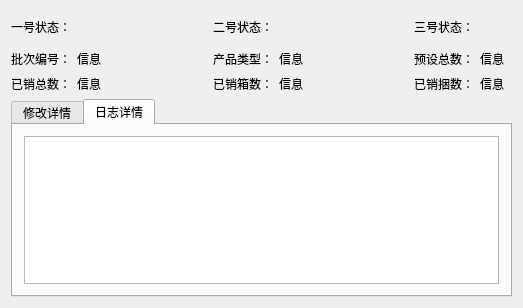
<?xml version="1.0" encoding="UTF-8"?>
<ui version="4.0">
 <class>ClientDetial</class>
 <widget class="QFrame" name="ClientDetial">
  <property name="geometry">
   <rect>
    <x>0</x>
    <y>0</y>
    <width>523</width>
    <height>308</height>
   </rect>
  </property>
  <property name="windowTitle">
   <string>ClientDetial</string>
  </property>
  <property name="styleSheet">
   <string notr="true"/>
  </property>
  <layout class="QVBoxLayout" name="verticalLayout_2">
   <item>
    <layout class="QGridLayout" name="gridLayout">
     <item row="2" column="7">
      <widget class="QLabel" name="label_destroyBag">
       <property name="text">
        <string>信息</string>
       </property>
      </widget>
     </item>
     <item row="0" column="1">
      <widget class="QLabel" name="label_machine1Status">
       <property name="minimumSize">
        <size>
         <width>32</width>
         <height>32</height>
        </size>
       </property>
       <property name="maximumSize">
        <size>
         <width>32</width>
         <height>32</height>
        </size>
       </property>
       <property name="text">
        <string/>
       </property>
      </widget>
     </item>
     <item row="2" column="3">
      <widget class="QLabel" name="label_title_managerName">
       <property name="text">
        <string>已销箱数：</string>
       </property>
      </widget>
     </item>
     <item row="1" column="1">
      <widget class="QLabel" name="label_patchCode">
       <property name="text">
        <string>信息</string>
       </property>
      </widget>
     </item>
     <item row="2" column="0">
      <widget class="QLabel" name="label_title_totalRetrieve">
       <property name="text">
        <string>已销总数：</string>
       </property>
      </widget>
     </item>
     <item row="1" column="7">
      <widget class="QLabel" name="label_preSetAmount">
       <property name="text">
        <string>信息</string>
       </property>
      </widget>
     </item>
     <item row="2" column="6">
      <widget class="QLabel" name="label_title_exceptionCount">
       <property name="text">
        <string>已销捆数：</string>
       </property>
      </widget>
     </item>
     <item row="0" column="4">
      <widget class="QLabel" name="label_machine2Status">
       <property name="minimumSize">
        <size>
         <width>32</width>
         <height>32</height>
        </size>
       </property>
       <property name="maximumSize">
        <size>
         <width>32</width>
         <height>32</height>
        </size>
       </property>
       <property name="text">
        <string/>
       </property>
      </widget>
     </item>
     <item row="0" column="6">
      <widget class="QLabel" name="label_title_totalRecive_2">
       <property name="text">
        <string>三号状态：</string>
       </property>
      </widget>
     </item>
     <item row="0" column="3">
      <widget class="QLabel" name="label_operatorName_2">
       <property name="text">
        <string>二号状态：</string>
       </property>
      </widget>
     </item>
     <item row="1" column="6">
      <widget class="QLabel" name="label_title_totalRecive">
       <property name="text">
        <string>预设总数：</string>
       </property>
      </widget>
     </item>
     <item row="0" column="0">
      <widget class="QLabel" name="label_machineName_2">
       <property name="text">
        <string>一号状态：</string>
       </property>
      </widget>
     </item>
     <item row="2" column="4">
      <widget class="QLabel" name="label_destroyBox">
       <property name="text">
        <string>信息</string>
       </property>
      </widget>
     </item>
     <item row="0" column="7">
      <widget class="QLabel" name="label_machine3Status">
       <property name="minimumSize">
        <size>
         <width>32</width>
         <height>32</height>
        </size>
       </property>
       <property name="maximumSize">
        <size>
         <width>32</width>
         <height>32</height>
        </size>
       </property>
       <property name="text">
        <string/>
       </property>
      </widget>
     </item>
     <item row="1" column="4">
      <widget class="QLabel" name="label_productType">
       <property name="text">
        <string>信息</string>
       </property>
      </widget>
     </item>
     <item row="1" column="0">
      <widget class="QLabel" name="label_machineName">
       <property name="text">
        <string>批次编号：</string>
       </property>
      </widget>
     </item>
     <item row="1" column="3">
      <widget class="QLabel" name="label_operatorName">
       <property name="text">
        <string>产品类型：</string>
       </property>
      </widget>
     </item>
     <item row="2" column="1">
      <widget class="QLabel" name="label_destroyNum">
       <property name="text">
        <string>信息</string>
       </property>
      </widget>
     </item>
     <item row="0" column="2">
      <spacer name="horizontalSpacer">
       <property name="orientation">
        <enum>Qt::Horizontal</enum>
       </property>
       <property name="sizeHint" stdset="0">
        <size>
         <width>40</width>
         <height>20</height>
        </size>
       </property>
      </spacer>
     </item>
     <item row="1" column="5">
      <spacer name="horizontalSpacer_2">
       <property name="orientation">
        <enum>Qt::Horizontal</enum>
       </property>
       <property name="sizeHint" stdset="0">
        <size>
         <width>40</width>
         <height>20</height>
        </size>
       </property>
      </spacer>
     </item>
    </layout>
   </item>
   <item>
    <widget class="QTabWidget" name="tabWidget">
     <property name="styleSheet">
      <string notr="true"/>
     </property>
     <property name="currentIndex">
      <number>1</number>
     </property>
     <widget class="QWidget" name="tab">
      <attribute name="title">
       <string>修改详情</string>
      </attribute>
      <layout class="QVBoxLayout" name="verticalLayout">
       <item>
        <widget class="QTableView" name="tableView_modifyDetial"/>
       </item>
      </layout>
     </widget>
     <widget class="QWidget" name="tab_3">
      <attribute name="title">
       <string>日志详情</string>
      </attribute>
      <layout class="QVBoxLayout" name="verticalLayout_3">
       <item>
        <widget class="QTableView" name="tableView_logDetial"/>
       </item>
      </layout>
     </widget>
    </widget>
   </item>
  </layout>
 </widget>
 <layoutdefault spacing="6" margin="11"/>
 <resources/>
 <connections/>
</ui>
